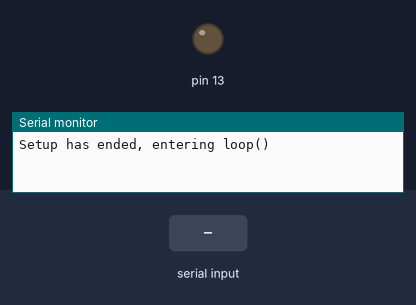
A sketch run on a simulated Arduino Uno, built with avr-gcc and run on an emulated ATmega328P. Shown: output pins drawn as LEDs (lit = HIGH), the last lines printed to the serial monitor. The inputs (shaded band) are chosen by the test bench.

Above: at 1.2 s.
1.3 s: "1" received over Serial
At 2.1 s:
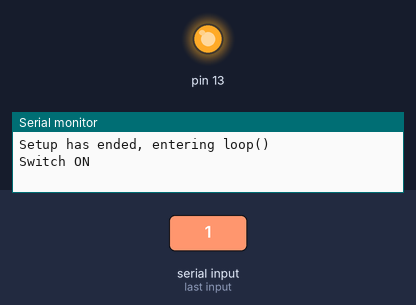
2.8 s: "0" received over Serial
At 3.3 s:
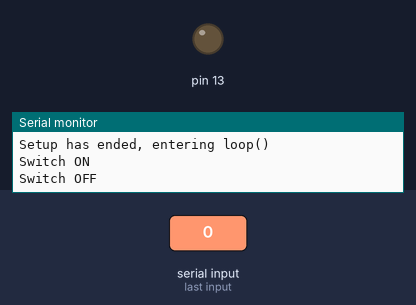
Timing chart, 0 to 5.8 s (numbered marks = the images above; inputs shaded):
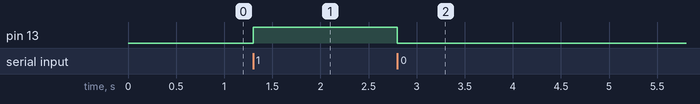

The sketch:

PSTail.ino
```cpp
char incoming_char=0;

void setup() {
  // initialize the digital pin as an output.
  // Pin 13 connects to PS tail port
  // Grounds will also be connected
  Serial.begin(9600);
  pinMode(13, OUTPUT);
  Serial.println("Setup has ended, entering loop()");
}

void loop() {
  if (Serial.available())
  {


    incoming_char=Serial.read(); // Get the incoming char
    if(incoming_char == '1')
    {
      digitalWrite(13, HIGH); // Turn the Powertail on
      Serial.println("Switch ON");
    }

    if(incoming_char == '0')
    {
      digitalWrite(13, LOW);    // turn the Powertail off
      Serial.println("Switch OFF");
    }
  }
}
```

Measured:
- after the input at 1.3 s, pin 13: LOW → HIGH at once
- after the input at 2.8 s, pin 13: HIGH → LOW at once
